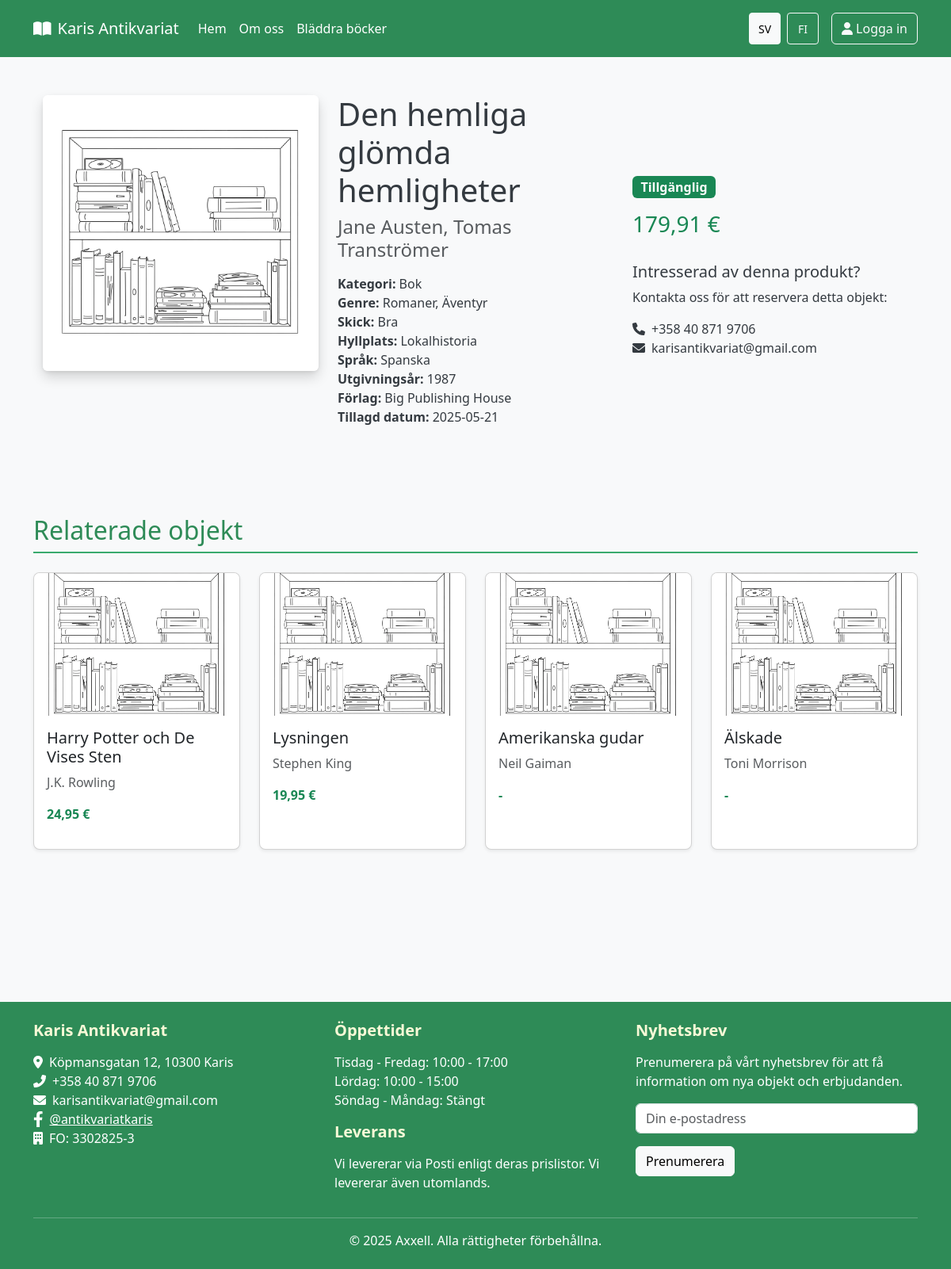
Screenshot of /singleproduct.php?id=78 with the database file from the repository.
### tables this page shows
CREATE TABLE `product` (
  `prod_id` int NOT NULL AUTO_INCREMENT,
  `title` varchar(255) NOT NULL,
  `status` int DEFAULT NULL,
  `shelf_id` int DEFAULT NULL,
  `category_id` int DEFAULT NULL,
  `price` decimal(10,2) DEFAULT NULL,
  `condition_id` int DEFAULT NULL,
  `notes` text,
  `internal_notes` text,
  `year` int DEFAULT NULL,
  `publisher` varchar(100) DEFAULT NULL,
  `special_price` tinyint(1) DEFAULT NULL COMMENT 'Om produkten är på rea: 1 = Ja, 0 = Nej',
  `recommended` tinyint(1) DEFAULT NULL COMMENT 'Om produkten är rekommenderad: 1 = Ja, 0 = Nej	',
  `rare` tinyint(1) DEFAULT '0',
  `date_added` datetime DEFAULT CURRENT_TIMESTAMP,
  `language_id` int DEFAULT NULL,
  PRIMARY KEY (`prod_id`),
  KEY `shelf_id` (`shelf_id`),
  KEY `category_id` (`category_id`),
  KEY `condition_id` (`condition_id`),
  KEY `idx_product_status` (`status`),
  KEY `fk_product_language` (`language_id`),
  CONSTRAINT `fk_product_language` FOREIGN KEY (`language_id`) REFERENCES `language` (`language_id`),
  CONSTRAINT `product_ibfk_1` FOREIGN KEY (`shelf_id`) REFERENCES `shelf` (`shelf_id`),
  CONSTRAINT `product_ibfk_2` FOREIGN KEY (`category_id`) REFERENCES `category` (`category_id`),
  CONSTRAINT `product_ibfk_3` FOREIGN KEY (`condition_id`) REFERENCES `condition` (`condition_id`),
  CONSTRAINT `product_ibfk_4` FOREIGN KEY (`status`) REFERENCES `status` (`status_id`)
);

CREATE TABLE `category` (
  `category_id` int NOT NULL AUTO_INCREMENT,
  `category_sv_name` varchar(100) NOT NULL,
  `category_fi_name` varchar(100) NOT NULL,
  PRIMARY KEY (`category_id`),
  UNIQUE KEY `category_name` (`category_sv_name`)
);

CREATE TABLE `status` (
  `status_id` int NOT NULL AUTO_INCREMENT,
  `status_sv_name` varchar(50) NOT NULL,
  `status_fi_name` varchar(50) NOT NULL,
  PRIMARY KEY (`status_id`),
  UNIQUE KEY `status_name` (`status_sv_name`)
);

### includes/routes.php (called while the page is built, shortened)
<?php
class Routes {
    private static $basePath = '';
    public static function init($basePath) {
        self::$basePath = $basePath;
    }
    public static function asset($type, $file) {
        return self::$basePath . '/assets/' . $type . '/' . $file;
    }
}
function asset($type, $file) {
    return Routes::asset($type, $file);
}

### includes/functions.php (called while the page is built, shortened)
<?php
function safeEcho($value) {
    return ($value !== null) ? htmlspecialchars($value) : '';
}
?>

### init.php (called while the page is built, shortened)
<?php
$include_base = __DIR__;
require_once $include_base . '/includes/functions.php';
require_once $include_base . '/includes/ui.php';
require_once $include_base . '/includes/Formatter.php';
$language = isset($_SESSION['language']) ? $_SESSION['language'] : 'sv';
if (function_exists('loadLanguageStrings')) {
    $strings = loadLanguageStrings($language);
}
if (class_exists('Formatter')) {
    $formatter = new Formatter($language === 'fi' ? 'fi_FI' : 'sv_SE');
}

### includes/ui.php (called while the page is built, shortened)
<?php
function loadLanguageStrings($language) {
    $langFile = 'languages/' . $language . '.php';
    if (file_exists($langFile)) {
        return $lang_strings;
    } else {
        include 'languages/sv.php';
        return $lang_strings;
    }
}
?>

### includes/Formatter.php (called while the page is built, shortened)
<?php
class Formatter {
    public function __construct(string $locale = 'sv_SE') {
        $this->locale = $locale;
    }
    public function formatCurrency($amount, string $currency = '€'): string {
        if ($amount === null) {
            return '-';
        }
        return number_format((float)$amount, 2, ',', ' ') . ' ' . $currency;
    }
    public function formatDate($date, string $format = 'Y-m-d'): string {
        return date($format, strtotime($date));
    }
    public function formatPrice($price): string {
        return $this->formatCurrency($price);
    }
}
?>

### singleproduct.php (the view, shortened to what this page needs)
<?php
require_once 'init.php';
$productId = isset($_GET['id']) ? (int)$_GET['id'] : 0;
function getProductById($productId) {
    global $pdo, $language;
    $categoryNameField = ($language === 'fi') ? 'cat.category_fi_name' : 'cat.category_sv_name';
    $shelfNameField = ($language === 'fi') ? 'sh.shelf_fi_name' : 'sh.shelf_sv_name';
    $statusNameField = ($language === 'fi') ? 's.status_fi_name' : 's.status_sv_name';
    $conditionNameField = ($language === 'fi') ? 'con.condition_fi_name' : 'con.condition_sv_name' ;
    $languageNameField = ($language === 'fi') ? 'lang.language_fi_name' : 'lang.language_sv_name';
    try {
        $sql = "SELECT
        p.prod_id,
        p.title,
        p.status,
        p.shelf_id,
        p.category_id,
        p.price,
        p.condition_id,
        p.notes,
        p.internal_notes,
        p.year,
        p.publisher,
        p.special_price,
        p.rare,
        p.recommended,
        p.date_added,
        p.language_id,
        {$statusNameField} as status_name,
        s.status_id,
        {$categoryNameField} as category_name,
        IFNULL({$shelfNameField}, '') as shelf_name,
        IFNULL({$conditionNameField}, '') as condition_name,
        IFNULL(con.condition_code, '') as condition_code,
        IFNULL({$languageNameField}, '') as language_name
    FROM
        product p
    JOIN category cat ON p.category_id = cat.category_id
    JOIN `status` s ON p.status = s.status_id
    LEFT JOIN shelf sh ON p.shelf_id = sh.shelf_id
    LEFT JOIN `condition` con ON p.condition_id = con.condition_id
    LEFT JOIN `language` lang ON p.language_id = lang.language_id
    WHERE
        p.prod_id = :productId";
        $stmt = $pdo->prepare($sql);
        $stmt->bindParam(':productId', $productId, PDO::PARAM_INT);
        $stmt->execute();
        $product = $stmt->fetch(PDO::FETCH_OBJ);
        if ($product) {
            $authorSql = "SELECT a.author_id, a.author_name
                         FROM author a
                         JOIN product_author pa ON a.author_id = pa.author_id
                         WHERE pa.product_id = :productId";
            $authorStmt = $pdo->prepare($authorSql);
            $authorStmt->bindParam(':productId', $productId, PDO::PARAM_INT);
            $authorStmt->execute();
            $authors = $authorStmt->fetchAll(PDO::FETCH_OBJ);
            $product->authors = $authors;
            $authorNames = array_map(function($author) {
                return $author->author_name;
            }, $authors);
            $product->author_names = !empty($authorNames) ? implode(', ', $authorNames) : '';
            $genreSql = "SELECT g.genre_id, " .
                       ($language === 'fi' ? 'g.genre_fi_name' : 'g.genre_sv_name') . " as genre_name
                       FROM genre g
                       JOIN product_genre pg ON g.genre_id = pg.genre_id
                       WHERE pg.product_id = :productId";
            $genreStmt = $pdo->prepare($genreSql);
            $genreStmt->bindParam(':productId', $productId, PDO::PARAM_INT);
            $genreStmt->execute();
            $genres = $genreStmt->fetchAll(PDO::FETCH_OBJ);
            $product->genres = $genres;
            $product->genre_ids_array = array_map(function($genre) {
                return $genre->genre_id;
            }, $genres);
            $product->genre_names_array = array_map(function($genre) {
                return $genre->genre_name;
            }, $genres);
        }
        return $product;
    } catch (PDOException $e) {
        error_log("Database error in getProductById: " . $e->getMessage());
        error_log("SQL query: " . $sql);
        return null;
    }
}
function getRelatedProducts($productId, $categoryId, $genreIds, $limit = 4) {
    global $pdo, $language;
    try {
        $genreIdList = implode(',', array_map('intval', $genreIds));
        $categoryNameField = ($language === 'fi') ? 'c.category_fi_name' : 'c.category_sv_name';
        $sql = "SELECT DISTINCT
                    p.prod_id,
                    p.title,
                    p.price,
                    p.special_price,
                    p.rare,
                    p.recommended,
                    {$categoryNameField} as category_name,
                    (SELECT GROUP_CONCAT(a.author_name SEPARATOR ', ')
                     FROM product_author pa
                     JOIN author a ON pa.author_id = a.author_id
                     WHERE pa.product_id = p.prod_id) as author_names
                FROM
                    product p
                JOIN
                    category c ON p.category_id = c.category_id
                LEFT JOIN
                    product_genre pg ON p.prod_id = pg.product_id
                WHERE
                    p.prod_id != :productId
                    AND p.status = 1 -- Only available products
                    AND (
                        p.category_id = :categoryId
                        OR pg.genre_id IN ($genreIdList)
                    )
                GROUP BY
                    p.prod_id
                LIMIT :limit";
        $stmt = $pdo->prepare($sql);
        $stmt->bindParam(':productId', $productId, PDO::PARAM_INT);
        $stmt->bindParam(':categoryId', $categoryId, PDO::PARAM_INT);
        $stmt->bindParam(':limit', $limit, PDO::PARAM_INT);
        $stmt->execute();
        return $stmt->fetchAll(PDO::FETCH_OBJ);
    } catch (PDOException $e) {
        error_log("Database error in getRelatedProducts: " . $e->getMessage());
        return [];
    }
}
$product = getProductById($productId);
$relatedProducts = [];
if (!empty($product->genre_ids_array)) {
    $relatedProducts = getRelatedProducts($productId, $product->category_id, $product->genre_ids_array);
}
$formattedPrice = $formatter->formatPrice($product->price);
$formattedDate = $formatter->formatDate($product->date_added);
$statusClass = '';
switch ($product->status_id) {
    case 1:
        $statusClass = 'bg-success';
        break;
}
include 'templates/header.php';
?>
<div class="container my-5 pb-5">
    <div class="row">
        <div class="row mb-5">
            <div class="col-md-4 mb-4 mb-md-0">
                <div class="item-image-container">
                    <?php
                    $imagePath = 'uploads/products/' . $product->prod_id . '.jpg';
                    $defaultImage = asset('images', 'default_antiqe_image.webp');
                    $imageToShow = file_exists($imagePath) ? $imagePath : $defaultImage;
                    ?>
                    <img src="<?php echo $imageToShow; ?>" alt="<?php echo safeEcho($product->title); ?>" class="img-fluid rounded shadow" id="item-image">
                </div>
            </div>
            <div class="col-md-4 item-details">
                <div>
                    <h1 class="mb-2" id="item-title"><?php echo safeEcho($product->title); ?></h1>
                    <h4 class="text-muted mb-3" id="item-author"><?php echo safeEcho($product->author_names); ?></h4>
                </div>
                <ul class="list-unstyled">
                    <li><strong><?php echo $strings['category']; ?>:</strong> <span id="item-category"><?php echo safeEcho($product->category_name); ?></span></li>
                    <?php if (!empty($product->genre_names_array)): ?>
                    <li><strong><?php echo $strings['genre']; ?>:</strong> <span id="item-genre"><?php echo safeEcho(implode(', ', $product->genre_names_array)); ?></span></li>
                    <?php endif; ?>
                    <li><strong><?php echo $strings['condition']; ?>:</strong> <span id="item-condition"><?php echo safeEcho($product->condition_name); ?></span></li>
                    <li><strong><?php echo $strings['shelf']; ?>:</strong> <span id="item-shelf"><?php echo safeEcho($product->shelf_name); ?></span></li>
                    <?php if (!empty($product->language_name)): ?>
                    <li><strong><?php echo $strings['language']; ?>:</strong> <span id="item-language"><?php echo safeEcho($product->language_name); ?></span></li>
                    <?php endif; ?>
                    <?php if (!empty($product->year)): ?>
                    <li><strong><?php echo $strings['year']; ?>:</strong> <span id="item-year"><?php echo safeEcho($product->year); ?></span></li>
                    <?php endif; ?>
                    <?php if (!empty($product->publisher)): ?>
                    <li><strong><?php echo $strings['publisher']; ?>:</strong> <span id="item-publisher"><?php echo safeEcho($product->publisher); ?></span></li>
                    <?php endif; ?>
                    <li><strong><?php echo $strings['date_added']; ?>:</strong> <span id="item-date"><?php echo $formattedDate; ?></span></li>
                </ul>
            </div>
            <div class="col-md-4 item-price-status">
                <div class="price-container">
                    <span class="badge <?php echo $statusClass; ?> fs-6" id="item-status"><?php echo safeEcho($product->status_name); ?></span>
                    <h3 class="text-success mt-3" id="item-price"><?php echo $formattedPrice; ?></h3>
                </div>
                <div class="mt-4">
                    <h5><?php echo $strings['interested_product']; ?></h5>
                    <?php if ($product->status_id == 1):  ?>
                    <p><?php echo $strings['contact_to_reserve']; ?></p>
                    <ul class="list-unstyled">
                        <li><i class="fas fa-phone me-2"></i>+358 40 871 9706</li>
                        <li><i class="fas fa-envelope me-2"></i>karisantikvariat@gmail.com</li>
                    </ul>
                    <?php elseif ($product->status_id == 2):  ?>
                    <p><?php echo $strings['product_sold']; ?></p>
                    <?php elseif ($product->status_id == 3):  ?>
                    <p><?php echo $strings['product_reserved']; ?></p>
                    <?php else:  ?>
                    <p><?php echo $strings['product_unavailable']; ?></p>
                    <?php endif; ?>
                </div>
            </div>
        </div>
<?php if (!empty($relatedProducts)): ?>
<div class="col-12">
    <section class="my-5">
        <h2 class="mb-4"><?php echo $strings['related_items']; ?></h2>
        <div class="row row-cols-1 row-cols-md-2 row-cols-lg-4 g-4" id="related-items">
            <?php foreach ($relatedProducts as $relatedProduct): ?>
            <div class="col">
                <div class="card h-100">
                    <div class="d-none d-md-block">
                        <?php
                        $relatedImagePath = 'uploads/products/' . $relatedProduct->prod_id . '.jpg';
                        $relatedDefaultImage = asset('images', 'default_antiqe_image.webp');
                        $relatedImageToShow = file_exists($relatedImagePath) ? $relatedImagePath : $relatedDefaultImage;
                        ?>
                        <img src="<?php echo $relatedImageToShow; ?>" class="card-img-top" style="height: 180px; object-fit: cover;" alt="<?php echo safeEcho($relatedProduct->title); ?>">
                        <div class="card-body">
                            <h5 class="card-title"><?php echo safeEcho($relatedProduct->title); ?></h5>
                            <p class="card-text text-muted">
                                <?php echo safeEcho($relatedProduct->author_names); ?>
                            </p>
                            <p class="text-success fw-bold"><?php echo $formatter->formatPrice($relatedProduct->price); ?></p>
                        </div>
                    </div>
                </div>
            </div>
            <?php endforeach; ?>
        </div>
    </section>
</div>
<?php endif; ?>
    </div>
</div>
<?php
include 'templates/footer.php';
?>

### rows the page displays
product: title "Den hemliga glömda hemligheter", category.category_sv_name "Bok", year "1987", publisher "Big Publishing House", date_added "2025-05-21", status.status_sv_name "Tillgänglig", price "179,91 €"
product: title "Harry Potter och De Vises Sten", author_names "J.K. Rowling", price "24,95 €"
product: title "Lysningen", author_names "Stephen King", price "19,95 €"
product: title "Amerikanska gudar", author_names "Neil Gaiman", price "-"
product: title "Älskade", author_names "Toni Morrison", price "-"

### other values shown
$strings['menu_home'] "Hem"
$strings['menu_about'] "Om oss"
$strings['menu_browse'] "Bläddra böcker"
$strings['login'] "Logga in"
safeEcho($product->author_names) "Jane Austen, Tomas Tranströmer"
$strings['category'] "Kategori"
$strings['genre'] "Genre"
safeEcho(implode(', ', $product->genre_names_array)) "Romaner, Äventyr"
$strings['condition'] "Skick"
safeEcho($product->condition_name) "Bra"
$strings['shelf'] "Hyllplats"
safeEcho($product->shelf_name) "Lokalhistoria"
$strings['language'] "Språk"
safeEcho($product->language_name) "Spanska"
$strings['year'] "Utgivningsår"
